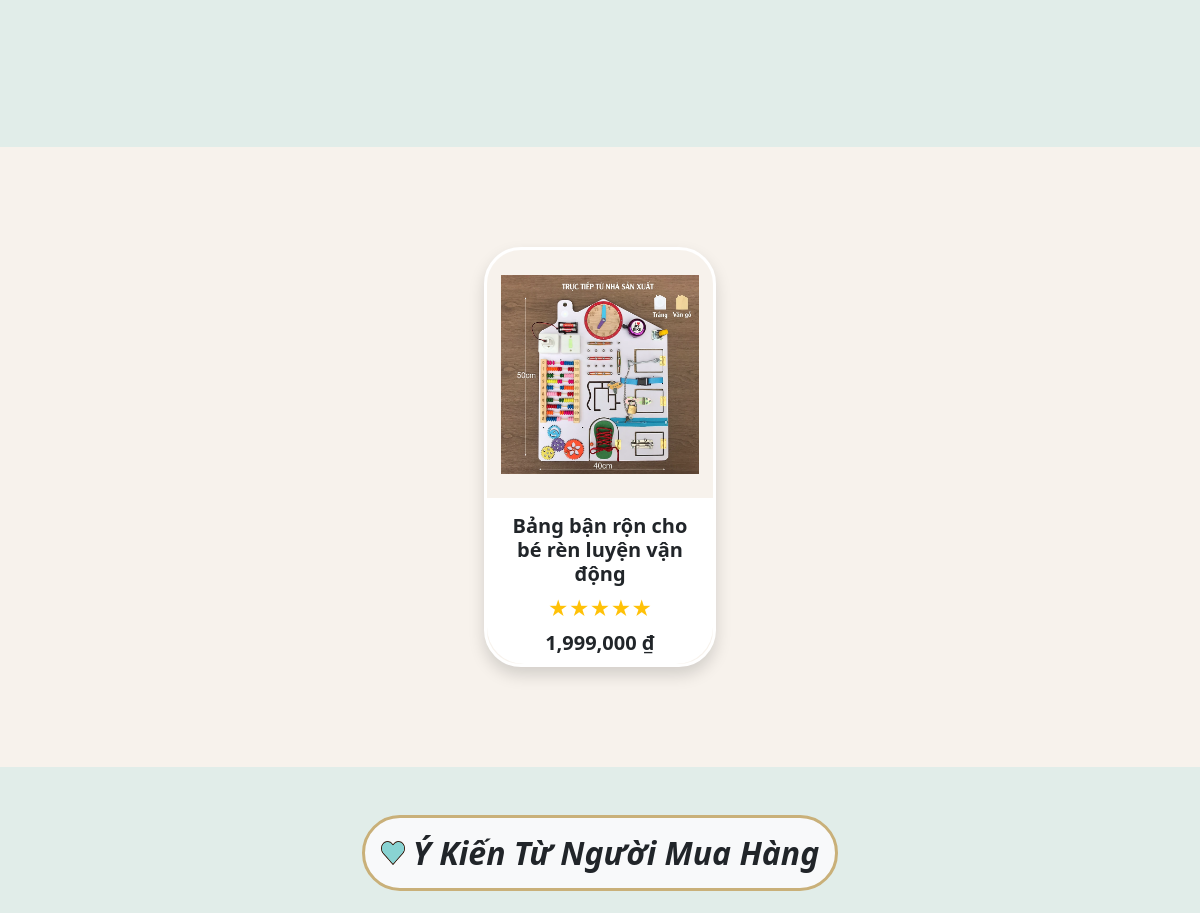
The app's page / (middle part), older data.
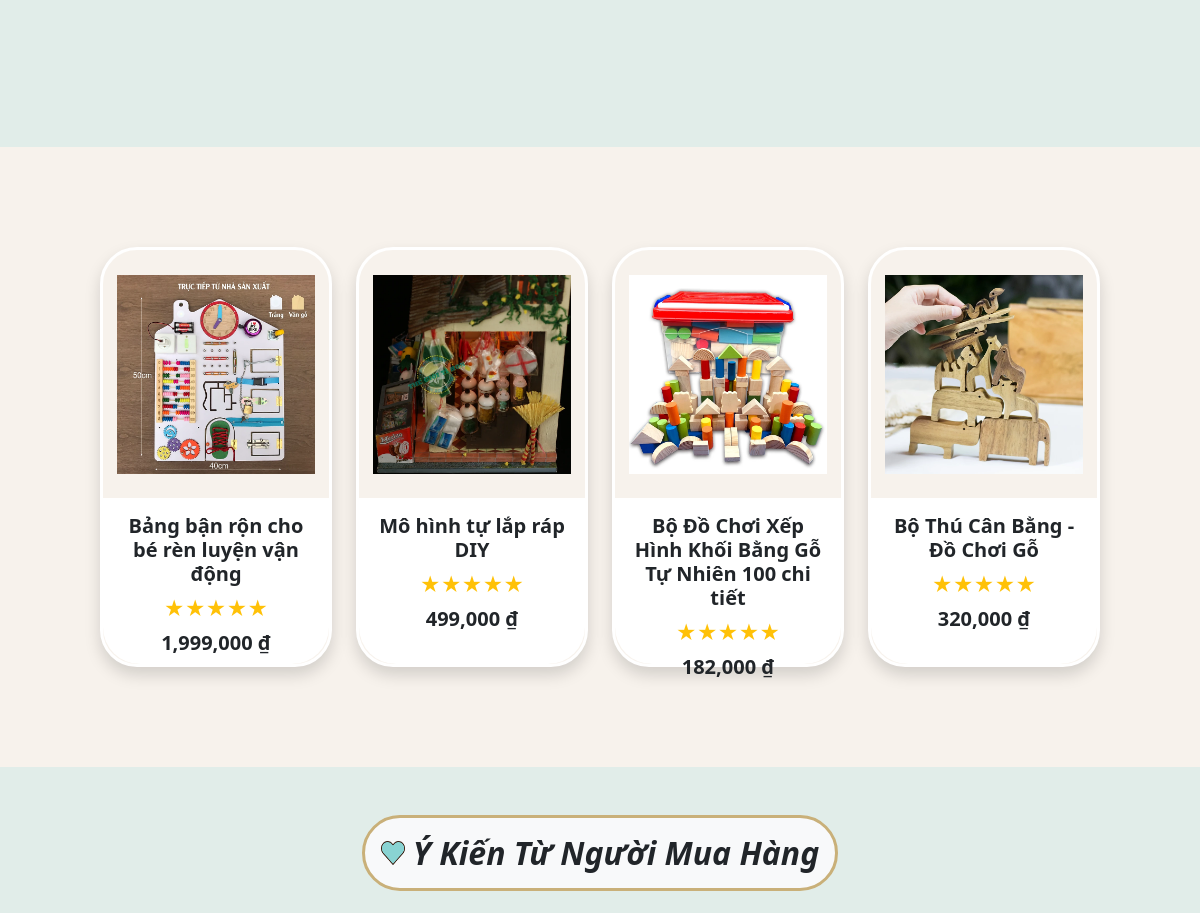
The same page, newer data.
### src/models.py (models this page shows, shortened)
class Product(models.Model):
    name = models.CharField(max_length=100)
    objects_used = models.TextField( default='')
    description = models.TextField( default='')
    product_uses = models.TextField( default='')
    price = models.IntegerField()
    sale_price = models.IntegerField()
    image1 = models.ImageField(upload_to='products/', default='products/default.jpg')
    image2 = models.ImageField(upload_to='products/', default='products/default.jpg')
    image3 = models.ImageField(upload_to='products/', default='products/default.jpg')
    image4 = models.ImageField(upload_to='products/', default= 'products/default.jpg')
    rating = models.FloatField(default=0)
    rating_count = models.IntegerField(default=0)
    created_at = models.DateTimeField(auto_now_add=True)

### src/views.py (the view)
# urls.py: path('', views.home, name='home'),
def home(request):
    products = list(Product.objects.all())
    list_id = [1, 2, 3, 4]
    products = Product.objects.filter(id__in=list_id)
    for product in products:
        product.price = "{:,}".format(product.price)
        product.sale_price = "{:,}".format(product.sale_price)
    return render(request, 'src/home.html', {'products': products})

### src/templates/src/home.html (shortened to what this page needs)
{% include "navbar.html" %}
{% load crispy_forms_tags %}
{% block content %}
 <div class="background" style="color: #F7F2EC;">
<div class="container-fluid py-5" style="background-color: #E1EDE9">
    <div class="container-fluid" style="height: 100px;"></div>
</div>
<div class="row justify-content-center "  style="background-color: #F7F2EC; padding: 100px; color: #29180F; font-size: 20px;">
    {% for product in products %}
    <div class="col-md-3 col-sm-6">
        <a href="{% url 'product' product.name|slugify product.pk %}" class="text-decoration-none">
            <div class="card shadow" style="background-color: #F7F2EC; height: 420px; border-radius: 37px; border:3px solid white ">
                <div class="card-img-top d-flex justify-content-center align-items-center" style="height: 60%;">
                    <img src="{{ product.image1.url }}" alt="Teddy" class="img-fluid" style="max-height: 80%;">
                </div>
                <div class="card-body text-center" style="height: 40%; background-color: white; border-radius:0px 0px 37px 37px;">
                    <h5 class="card-title text-dark fw-bold">{{ product.name }}</h5>
                    <p class="mb-1 text-warning">★★★★★</p>
                    <p class="text-dark fw-bold">{{ product.price }} ₫</p>
                </div>
            </div>
        </a>
    </div>
    {% endfor %}
</div>
<div class="container-fluid py-5" style="background-color: #E1EDE9;">
    <div class="text-center mb-4">
        <div class="d-inline-flex align-items-center border-3 p-3 bg-light rounded-pill" style="border: solid #C9B079 ; border-radius: 15px;">
            <img src="/media/Hear.png" alt="Icon" class="me-2" style="width: 24px; height: 24px;">
            <h2 class="mb-0 fw-bold text-dark" style="font-style: italic;">Ý Kiến Từ Người Mua Hàng</h2>
        </div>
    </div>
</div>
</div>
{% endblock %}

Row changes from the older to the newer data that the page shows:
added Product: image1 (picture), name "Mô hình tự lắp ráp DIY", price "499,000"
added Product: image1 (picture), name "Bộ Đồ Chơi Xếp Hình Khối Bằng Gỗ Tự Nhiên 100 chi tiết", price "182,000"
added Product: image1 (picture), name "Bộ Thú Cân Bằng - Đồ Chơi Gỗ", price "320,000"
